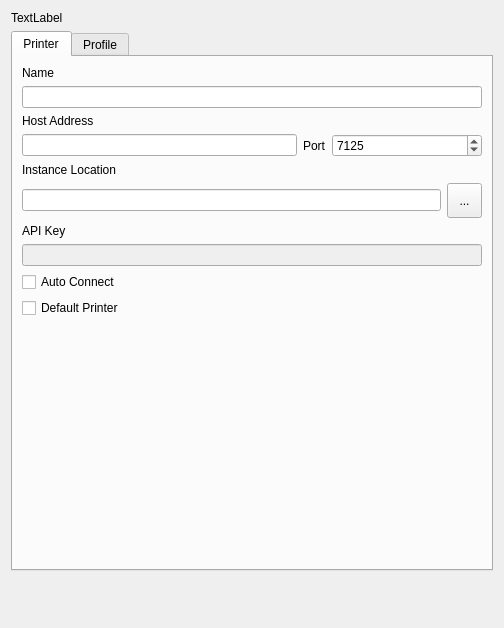
<?xml version="1.0" encoding="UTF-8"?>
<ui version="4.0">
 <class>EditPrinterDialog</class>
 <widget class="QDialog" name="EditPrinterDialog">
  <property name="geometry">
   <rect>
    <x>0</x>
    <y>0</y>
    <width>504</width>
    <height>628</height>
   </rect>
  </property>
  <property name="windowTitle">
   <string>Dialog</string>
  </property>
  <property name="windowIcon">
   <iconset resource="../../../Resources.qrc">
    <normaloff>:/images/flo_beta.png</normaloff>:/images/flo_beta.png</iconset>
  </property>
  <layout class="QGridLayout" name="gridLayout">
   <item row="2" column="0">
    <widget class="QTabWidget" name="tabWidget">
     <property name="currentIndex">
      <number>0</number>
     </property>
     <widget class="QWidget" name="printerTab">
      <attribute name="title">
       <string>Printer</string>
      </attribute>
      <layout class="QGridLayout" name="gridLayout_3">
       <item row="0" column="0" colspan="3">
        <widget class="QLabel" name="label">
         <property name="text">
          <string>Name</string>
         </property>
        </widget>
       </item>
       <item row="4" column="0">
        <widget class="QLabel" name="label_2">
         <property name="text">
          <string>Instance Location</string>
         </property>
        </widget>
       </item>
       <item row="3" column="1">
        <widget class="QLabel" name="label_9">
         <property name="text">
          <string>Port</string>
         </property>
        </widget>
       </item>
       <item row="6" column="0">
        <widget class="QLabel" name="label_3">
         <property name="text">
          <string>API Key</string>
         </property>
        </widget>
       </item>
       <item row="2" column="0" colspan="3">
        <widget class="QLabel" name="label_8">
         <property name="text">
          <string>Host Address</string>
         </property>
        </widget>
       </item>
       <item row="15" column="0">
        <spacer name="verticalSpacer">
         <property name="orientation">
          <enum>Qt::Orientation::Vertical</enum>
         </property>
         <property name="sizeHint" stdset="0">
          <size>
           <width>20</width>
           <height>40</height>
          </size>
         </property>
        </spacer>
       </item>
       <item row="3" column="0">
        <widget class="QLineEdit" name="addressLineEdit">
         <property name="text">
          <string/>
         </property>
        </widget>
       </item>
       <item row="5" column="0" colspan="3">
        <widget class="QLineEdit" name="printerInstanceLocationEdit"/>
       </item>
       <item row="5" column="3">
        <widget class="QToolButton" name="printerBrowseFilesButton">
         <property name="minimumSize">
          <size>
           <width>35</width>
           <height>35</height>
          </size>
         </property>
         <property name="text">
          <string>...</string>
         </property>
        </widget>
       </item>
       <item row="3" column="2" colspan="2">
        <widget class="QSpinBox" name="portSpinBox">
         <property name="minimumSize">
          <size>
           <width>150</width>
           <height>0</height>
          </size>
         </property>
         <property name="maximum">
          <number>100000</number>
         </property>
         <property name="value">
          <number>7125</number>
         </property>
        </widget>
       </item>
       <item row="1" column="0" colspan="4">
        <widget class="QLineEdit" name="printerNameEdit"/>
       </item>
       <item row="8" column="0" colspan="4">
        <widget class="QLineEdit" name="printerKeyEdit">
         <property name="enabled">
          <bool>false</bool>
         </property>
        </widget>
       </item>
       <item row="10" column="0" colspan="4">
        <widget class="QCheckBox" name="printerDefaultPrinterCheckBox">
         <property name="text">
          <string>Default Printer</string>
         </property>
        </widget>
       </item>
       <item row="9" column="0" colspan="4">
        <widget class="QCheckBox" name="printerAutoConnectCheckBox">
         <property name="text">
          <string>Auto Connect</string>
         </property>
        </widget>
       </item>
      </layout>
     </widget>
     <widget class="QWidget" name="profileTab">
      <attribute name="title">
       <string>Profile</string>
      </attribute>
      <layout class="QGridLayout" name="gridLayout_2">
       <item row="7" column="2">
        <widget class="QCheckBox" name="heatedBedCheckbox">
         <property name="text">
          <string>Heated Bed</string>
         </property>
        </widget>
       </item>
       <item row="9" column="0">
        <widget class="QLabel" name="label_10">
         <property name="text">
          <string>Chamber Heater Name</string>
         </property>
        </widget>
       </item>
       <item row="13" column="0" colspan="3">
        <widget class="Line" name="line_2">
         <property name="orientation">
          <enum>Qt::Orientation::Horizontal</enum>
         </property>
        </widget>
       </item>
       <item row="17" column="2">
        <spacer name="profileSpacer">
         <property name="orientation">
          <enum>Qt::Orientation::Vertical</enum>
         </property>
         <property name="sizeHint" stdset="0">
          <size>
           <width>20</width>
           <height>40</height>
          </size>
         </property>
        </spacer>
       </item>
       <item row="3" column="0" colspan="3">
        <widget class="Line" name="line">
         <property name="orientation">
          <enum>Qt::Orientation::Horizontal</enum>
         </property>
        </widget>
       </item>
       <item row="16" column="0" colspan="3">
        <widget class="QTabWidget" name="tabWidget_2">
         <property name="sizePolicy">
          <sizepolicy hsizetype="Expanding" vsizetype="Minimum">
           <horstretch>0</horstretch>
           <verstretch>0</verstretch>
          </sizepolicy>
         </property>
         <property name="currentIndex">
          <number>0</number>
         </property>
         <widget class="QWidget" name="extruderTab">
          <attribute name="title">
           <string>Extruders</string>
          </attribute>
          <layout class="QGridLayout" name="gridLayout_4">
           <item row="0" column="0">
            <widget class="QLabel" name="label_6">
             <property name="sizePolicy">
              <sizepolicy hsizetype="Preferred" vsizetype="Preferred">
               <horstretch>0</horstretch>
               <verstretch>0</verstretch>
              </sizepolicy>
             </property>
             <property name="text">
              <string>Number of Extruders</string>
             </property>
            </widget>
           </item>
           <item row="0" column="1">
            <widget class="QSpinBox" name="extruderCountSpinBox">
             <property name="minimumSize">
              <size>
               <width>0</width>
               <height>32</height>
              </size>
             </property>
             <property name="alignment">
              <set>Qt::AlignmentFlag::AlignRight|Qt::AlignmentFlag::AlignTrailing|Qt::AlignmentFlag::AlignVCenter</set>
             </property>
             <property name="suffix">
              <string/>
             </property>
             <property name="prefix">
              <string/>
             </property>
            </widget>
           </item>
          </layout>
         </widget>
         <widget class="QWidget" name="heatersTab">
          <attribute name="title">
           <string>Heaters</string>
          </attribute>
          <layout class="QGridLayout" name="gridLayout_5"/>
         </widget>
        </widget>
       </item>
       <item row="6" column="1">
        <spacer name="verticalSpacer_2">
         <property name="orientation">
          <enum>Qt::Orientation::Vertical</enum>
         </property>
         <property name="sizeType">
          <enum>QSizePolicy::Policy::Fixed</enum>
         </property>
         <property name="sizeHint" stdset="0">
          <size>
           <width>20</width>
           <height>20</height>
          </size>
         </property>
        </spacer>
       </item>
       <item row="7" column="1">
        <widget class="QDoubleSpinBox" name="bedPowerSpinBox">
         <property name="enabled">
          <bool>false</bool>
         </property>
         <property name="minimumSize">
          <size>
           <width>0</width>
           <height>32</height>
          </size>
         </property>
         <property name="alignment">
          <set>Qt::AlignmentFlag::AlignRight|Qt::AlignmentFlag::AlignTrailing|Qt::AlignmentFlag::AlignVCenter</set>
         </property>
         <property name="maximum">
          <double>1000.000000000000000</double>
         </property>
        </widget>
       </item>
       <item row="2" column="0" colspan="3">
        <widget class="QLabel" name="label_5">
         <property name="font">
          <font>
           <italic>true</italic>
          </font>
         </property>
         <property name="text">
          <string>Power Profile values are used in the energy tracking calculations. Set each to the maximum watts the components are rated for</string>
         </property>
         <property name="alignment">
          <set>Qt::AlignmentFlag::AlignCenter</set>
         </property>
         <property name="wordWrap">
          <bool>true</bool>
         </property>
        </widget>
       </item>
       <item row="10" column="1" colspan="2">
        <widget class="QLineEdit" name="chamberSensorNameEdit">
         <property name="enabled">
          <bool>false</bool>
         </property>
        </widget>
       </item>
       <item row="11" column="1">
        <spacer name="verticalSpacer_3">
         <property name="orientation">
          <enum>Qt::Orientation::Vertical</enum>
         </property>
         <property name="sizeType">
          <enum>QSizePolicy::Policy::Fixed</enum>
         </property>
         <property name="sizeHint" stdset="0">
          <size>
           <width>20</width>
           <height>20</height>
          </size>
         </property>
        </spacer>
       </item>
       <item row="0" column="0" colspan="2">
        <widget class="QLabel" name="label_4">
         <property name="text">
          <string>Power Profile</string>
         </property>
        </widget>
       </item>
       <item row="9" column="1" colspan="2">
        <widget class="QLineEdit" name="chamberHeaterNameEdit">
         <property name="enabled">
          <bool>false</bool>
         </property>
        </widget>
       </item>
       <item row="10" column="0">
        <widget class="QLabel" name="label_11">
         <property name="text">
          <string>Chamber Sensor Name</string>
         </property>
        </widget>
       </item>
       <item row="14" column="0" colspan="3">
        <layout class="QHBoxLayout" name="horizontalLayout">
         <property name="bottomMargin">
          <number>0</number>
         </property>
         <item>
          <widget class="QLabel" name="label_7">
           <property name="text">
            <string>Tracker Color</string>
           </property>
          </widget>
         </item>
         <item>
          <widget class="QLineEdit" name="colorEdit">
           <property name="text">
            <string/>
           </property>
          </widget>
         </item>
         <item>
          <widget class="QToolButton" name="colorPickerButton">
           <property name="minimumSize">
            <size>
             <width>35</width>
             <height>35</height>
            </size>
           </property>
           <property name="text">
            <string>...</string>
           </property>
          </widget>
         </item>
         <item>
          <widget class="QLabel" name="colorDisplayLabel">
           <property name="minimumSize">
            <size>
             <width>35</width>
             <height>35</height>
            </size>
           </property>
           <property name="maximumSize">
            <size>
             <width>35</width>
             <height>35</height>
            </size>
           </property>
           <property name="text">
            <string/>
           </property>
          </widget>
         </item>
        </layout>
       </item>
       <item row="8" column="0">
        <widget class="QLabel" name="chamberPowerLabel">
         <property name="text">
          <string>Chamber Watts</string>
         </property>
        </widget>
       </item>
       <item row="8" column="2">
        <widget class="QCheckBox" name="heatedChamberCheckBox">
         <property name="text">
          <string>Heated Enclosure</string>
         </property>
        </widget>
       </item>
       <item row="7" column="0">
        <widget class="QLabel" name="bedHeaterPowerLabel">
         <property name="text">
          <string>Bed Watts</string>
         </property>
        </widget>
       </item>
       <item row="15" column="0" colspan="3">
        <widget class="Line" name="line_3">
         <property name="orientation">
          <enum>Qt::Orientation::Horizontal</enum>
         </property>
        </widget>
       </item>
       <item row="8" column="1">
        <widget class="QDoubleSpinBox" name="chamberPowerSpinBox">
         <property name="enabled">
          <bool>false</bool>
         </property>
         <property name="minimumSize">
          <size>
           <width>0</width>
           <height>32</height>
          </size>
         </property>
         <property name="alignment">
          <set>Qt::AlignmentFlag::AlignRight|Qt::AlignmentFlag::AlignTrailing|Qt::AlignmentFlag::AlignVCenter</set>
         </property>
         <property name="maximum">
          <double>1000.000000000000000</double>
         </property>
        </widget>
       </item>
      </layout>
     </widget>
    </widget>
   </item>
   <item row="4" column="0">
    <layout class="QHBoxLayout" name="horizontalLayout_2">
     <property name="bottomMargin">
      <number>0</number>
     </property>
     <item>
      <widget class="QWidget" name="buttonBox" native="true">
       <property name="minimumSize">
        <size>
         <width>0</width>
         <height>40</height>
        </size>
       </property>
       <property name="maximumSize">
        <size>
         <width>16777215</width>
         <height>54</height>
        </size>
       </property>
       <layout class="QHBoxLayout" name="buttonBoxLayout">
        <property name="spacing">
         <number>9</number>
        </property>
        <property name="leftMargin">
         <number>0</number>
        </property>
        <property name="topMargin">
         <number>0</number>
        </property>
        <property name="rightMargin">
         <number>0</number>
        </property>
        <property name="bottomMargin">
         <number>0</number>
        </property>
       </layout>
      </widget>
     </item>
    </layout>
   </item>
   <item row="0" column="0">
    <widget class="QLabel" name="windowTitleLabel">
     <property name="text">
      <string>TextLabel</string>
     </property>
    </widget>
   </item>
  </layout>
 </widget>
 <resources>
  <include location="../../../Resources.qrc"/>
 </resources>
 <connections/>
</ui>
